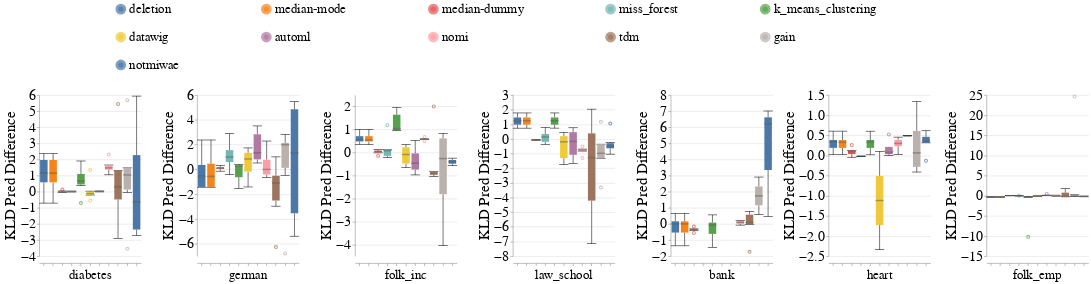

Here is the notebook cell this chart was saved with:
### Code cell
create_box_plots_for_diff_imputers_and_datasets_for_mixed_exp(train_injection_scenario='MNAR3',
                                                              test_injection_scenario='MNAR3',
                                                              metric_name='kl_divergence_pred',
                                                              dataset_to_column_name=DATASET_TO_COLUMN_NAME,
                                                              dataset_to_group=DATASETS_SENSITIVE_ATTRS,
                                                              db_client=db_client,
                                                              without_dummy=False)

### Figure 1 — Vega-Lite specification as saved in the notebook (floating-point values rounded to 4 significant figures; data arrays with more than 128 entries replaced by an {"elided": "..."} marker saying what was removed)
{"config": {"view": {"continuousWidth": 400, "continuousHeight": 300, "stroke": null}, "axis": {"labelFontSize": 26, "labelFontWeight": "normal", "titleFontSize": 28, "titleFontWeight": "normal"}, "facet": {"spacing": 15}, "header": {"labelFontSize": 24, "labelOrient": "bottom", "labelPadding": 5, "titleFontSize": 28}, "legend": {"columns": 5, "direction": "horizontal", "labelFontSize": 24, "labelLimit": 400, "orient": "top", "symbolOffset": 140, "symbolStrokeWidth": 10, "titleAnchor": "middle", "titleFontSize": 26, "titleLimit": 300}, "title": {"fontSize": 28}}, "data": {"name": "data-7a177dbe56db23310af34f512c27ea7c"}, "mark": {"type": "boxplot", "median": {"stroke": "black", "strokeWidth": 0.7}, "ticks": true}, "encoding": {"color": {"field": "Null_Imputer_Name", "sort": ["deletion", "median-mode", "median-dummy", "miss_forest", "k_means_clustering", "datawig", "automl", "nomi", "tdm", "gain", "notmiwae"], "title": null, "type": "nominal"}, "column": {"field": "Extended_Dataset_Name", "sort": {"field": "Dataset_Sequence_Number", "order": "ascending"}, "title": null, "type": "nominal"}, "x": {"axis": {"labels": false}, "field": "Null_Imputer_Name", "sort": ["deletion", "median-mode", "median-dummy", "miss_forest", "k_means_clustering", "datawig", "automl", "nomi", "tdm", "gain", "notmiwae"], "title": null, "type": "nominal"}, "y": {"field": "Kl_Divergence_Pred_Difference", "scale": {"zero": true}, "title": "KLD Pred Difference", "type": "quantitative"}}, "resolve": {"scale": {"y": "independent"}}, "width": 190, "$schema": "https://vega.github.io/schema/vega-lite/v4.17.0.json", "datasets": {"data-7a177dbe56db23310af34f512c27ea7c": {"elided": "462 records"}}}
